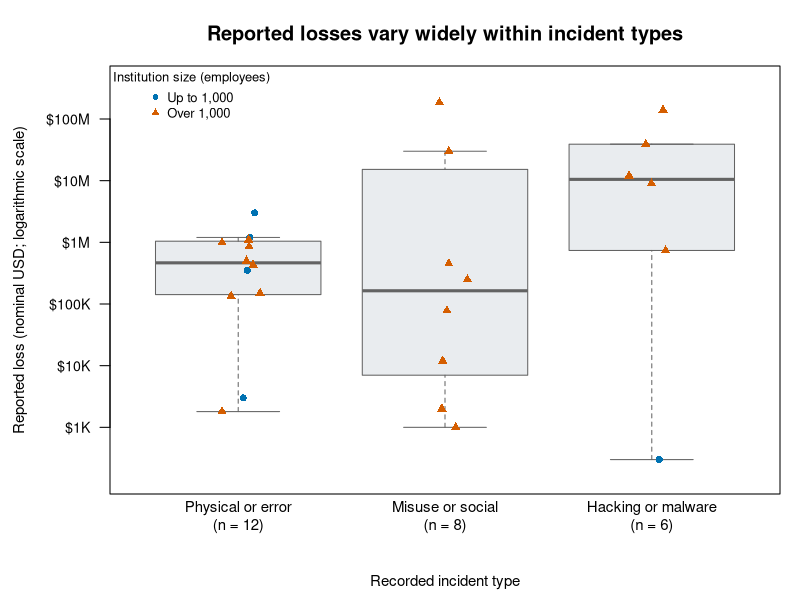

This chart was generated by the following R code:
## ---- chunk 1
#| label: data-check
# Source: vz-risk/VCDB, commit f6f98c00f66ab35f5b49977a5852ce94a5bb31d1.
# All 61 finance-and-insurance records with a positive overall loss.
# These are source fields, not simulated data. Adapted data: CC BY-SA 4.0.
loss_snapshot <- read.csv(text = 'incident_id,year,employee_count,loss_amount,currency,hacking,malware,misuse,social,physical,error
0225B675-ECA9-4052-A1AB-0C65F7E2882D,2016,Over 100000,150000,USD,0,0,0,0,1,0
0E3A7E6B-5650-487F-BF8A-0FA590A87ED9,2012,Unknown,900000,,1,1,0,1,0,0
0ff48230-073b-11ec-bbb9-7de9addd16c3,2020,Small,1300000,EUR,1,0,0,0,0,0
138A8E69-1162-4393-B924-BD5E22164F17,2007,10001 to 25000,980000,GBP,0,0,0,0,1,0
1AD85AB2-E09D-4170-9B2C-9CF36A6A84DA,2013,Over 100000,1300000,GBP,0,0,0,1,1,0
1C06FF20-8E09-413C-8173-2785FA41E0E0,2011,Unknown,32363,USD,0,0,0,0,1,0
1EA619DF-3CD1-449A-8F42-2AF824719A13,2010,Unknown,1000000,,1,0,0,0,0,0
2B6947F8-AFFA-41D2-9140-CC67CCC2FC9A,2010,11 to 100,4300000,USD,0,0,0,0,0,1
2EBB1ADC-0A84-4E7B-915C-7B794277CCC1,2014,1 to 10,300,USD,0,1,0,1,0,0
331DF63A-C160-406E-AAFD-B3BB173D6E77,2013,Unknown,8000,USD,0,0,1,0,0,0
35686FFA-7E43-43EF-AC97-3E0214C2D79F,2016,1001 to 10000,12700000,,1,0,0,0,1,0
3B8C31B2-FCC0-4F6C-8B82-2411BBC09A1D,2013,10001 to 25000,100000,THB,0,0,0,0,1,0
3C0F23D8-6996-425D-833B-DAAFFC0A71D4,2013,Large,250000,USD,0,0,0,1,1,0
3CCF0BF0-EC5D-4F41-B2A2-29EA741FBA4B,2010,11 to 100,3000000,USD,0,0,0,0,1,0
3E0E7CFE-24D7-4516-8090-3890298EB4A0,2002,1001 to 10000,450000,USD,0,0,1,0,0,0
452A1A1E-053C-46D6-8387-1227F1002793,2013,Unknown,1085208,USD,1,0,0,0,0,0
49EBCC80-43B6-46AE-8D66-04CA07AC0064,2007,1001 to 10000,140000000,USD,1,1,0,0,0,0
4C890F2B-7552-47D8-AE95-0AAA07564A25,2009,25001 to 50000,1700000,,0,0,0,0,0,1
4DCDEF62-AADE-47B0-90A7-61D5B4759E7F,2016,Unknown,102322,USD,0,0,1,1,0,0
5342D838-4127-483B-9992-177F170F53D1,2016,1001 to 10000,1000,USD,0,0,1,0,0,1
5A323F49-4F8B-45AA-A4A9-058A193649F7,2013,101 to 1000,3000,USD,0,0,0,0,1,0
6442de40-d585-11e7-af4f-6b5d4514198e,2016,Unknown,264000,USD,0,0,0,0,0,1
65942fe0-aa0c-11e8-b272-396d7fe012b7,2018,10001 to 25000,1471,,0,0,0,0,1,0
6CB53E4A-7B25-4E90-8F23-81F1849DE456,2012,1001 to 10000,850000,USD,0,0,0,0,0,1
6DE4D114-AE14-4016-8495-8E432B1FB6D7,2013,Unknown,829600,USD,0,0,1,0,0,0
7e58cfa0-b34e-11e7-9de8-4bde146bf807,2015,10001 to 25000,430000,USD,0,0,0,0,1,0
8177D05E-66D1-4487-99E2-4F13E3544091,2016,Unknown,85000,USD,0,0,0,0,1,0
85CF4254-7AB9-47CD-AE21-CA317AE8DE6D,2013,11 to 100,100000,,0,0,0,0,1,0
87B7BFD5-CFE0-43A8-8199-99F03792A5BE,2014,1 to 10,50000,,1,0,0,0,0,0
89C77A19-EBFD-4FEA-B34A-0E9F33E825D2,2012,1001 to 10000,5000000,,1,0,0,0,0,0
8ACA5990-471E-4092-928E-DB5D16755266,2011,1001 to 10000,2000,USD,0,0,1,0,0,0
8CDF65B7-940D-4731-8A6F-9F1CDC9FE278,2016,10001 to 25000,500000,USD,0,0,0,0,1,0
8E1478E5-6407-4694-9EF0-7AEA8C98F0B3,2014,Unknown,580000,,1,0,0,0,0,0
8F4508A0-EA75-4209-8E46-67D2BF949C2D,2007,1001 to 10000,12000000,USD,1,0,0,0,0,0
95FBF0F8-537A-4B2B-9614-377CC02FE3FF,2015,10001 to 25000,17300000,,1,0,0,0,0,0
98251f10-c573-11e7-bdb2-99e5dbe0676c,2016,1001 to 10000,1000000,,0,1,0,0,0,0
9DB4D353-45BB-43C8-95CD-7EC40748428C,2013,10001 to 25000,270000,THB,0,0,0,0,1,0
9EFB472D-D1D2-452C-A999-A349CA5B3795,2013,Unknown,1682205,ZAR,1,0,0,1,0,0
A9CD0944-50E8-4C90-953A-39B116A2CB7A,2015,1001 to 10000,2600000,,1,0,0,0,0,0
B0BC548B-5E1B-43F9-A0F4-6D395DDFC179,2013,Over 100000,250000,,0,0,0,0,1,0
B6B11328-10E5-46F1-ABFE-7BD4BD18118A,2013,1001 to 10000,39000000,USD,1,0,0,0,0,0
BD47CA16-5F24-4192-B1BD-BAAF5F37FF77,2010,Over 100000,185000000,USD,0,0,1,0,0,0
C48C8B46-10FD-41D1-8578-8FBD5265C1E8,2013,101 to 1000,1200000,USD,0,0,0,0,0,1
C9C5CDB4-6E80-4ACB-8101-95017D7279C4,2015,101 to 1000,350000,USD,0,0,0,0,1,0
CA7E518C-90D9-48D4-97F7-3BEA723FF3DE,2013,Over 100000,2400,,0,0,1,0,0,0
CAFD4358-4762-4027-A8C9-321592CB9D2F,2016,1001 to 10000,2000000,,1,1,0,0,1,0
CED640CF-3BB0-4F87-969C-9D52FE4E438D,2012,1001 to 10000,30000000,USD,0,0,1,0,0,0
D01ABE67-31DD-4D31-92FE-995B64AE5E98,2012,Over 100000,985000,USD,0,0,0,0,1,0
D1259A7C-C7E1-4CB3-9475-E89D353350A6,2013,1001 to 10000,134000,USD,0,0,0,0,0,1
D67D2CB4-2B0C-4C15-98AE-A3F02B405583,2011,1001 to 10000,55000,,1,0,0,0,0,0
D8780A8F-79FD-425F-B1AA-E0DDEED5435D,2013,11 to 100,40000,,1,0,0,0,0,0
E19FD70C-B8BA-4C1F-ADCF-2E6205F8B661,2012,50001 to 100000,738000,USD,1,0,1,0,0,0
E1B4CBCA-A981-45AC-9D44-E896E22F16CD,2015,1001 to 10000,9000000,USD,1,1,0,0,0,0
E678CD41-6D98-49AF-AFFF-288115D4C5DF,2013,101 to 1000,9093188,INR,1,0,0,1,0,0
EA650B9E-D168-4249-A95B-118DCD1A6FE0,2013,1001 to 10000,1800,USD,0,0,0,0,1,0
F13DCF9E-82EB-428E-BED0-F0B69DE41328,2013,1001 to 10000,40000000,,1,0,0,0,0,0
F1738847-66E8-4A29-AFB8-E19D0B445B30,2013,10001 to 25000,77777,USD,0,0,1,0,0,0
F61D6C46-14A7-42B2-8AD4-3808270BF631,2014,Over 100000,250000000,USD,1,1,0,1,0,0
FE435E44-C696-49B9-85B3-CC86A98EC4D9,2013,Over 100000,12000,USD,0,0,0,1,0,0
a86fcc60-a625-11e8-b17d-c5c01e287634,2018,101 to 1000,7500,,0,0,0,0,1,0
e7a45930-eead-11e7-b683-c1703914e4a4,2013,Large,1100000,USD,0,0,0,0,1,0',
                          stringsAsFactors = FALSE,
                          na.strings = c("", "Unknown"))

usd <- subset(loss_snapshot, !is.na(currency) & currency == "USD")
complete <- usd[complete.cases(usd[c("year", "employee_count")]), ]
excluded_ids <- c(
  "F61D6C46-14A7-42B2-8AD4-3808270BF631", # Annual security budget.
  "2B6947F8-AFFA-41D2-9140-CC67CCC2FC9A"  # Fine unrelated to disclosure.
)
analysis <- complete[!complete$incident_id %in% excluded_ids, ]

small_codes <- c("1 to 10", "11 to 100", "101 to 1000", "Small")
analysis$size <- factor(
  ifelse(analysis$employee_count %in% small_codes,
         "Up to 1,000", "Over 1,000"),
  levels = c("Up to 1,000", "Over 1,000")
)
analysis$type <- factor(
  ifelse(analysis$hacking == 1 | analysis$malware == 1,
         "Hacking or malware",
         ifelse(analysis$misuse == 1 | analysis$social == 1,
                "Misuse or social", "Physical or error")),
  levels = c("Physical or error", "Misuse or social", "Hacking or malware")
)
analysis$year_c <- analysis$year - 2013
analysis$log_loss <- log(analysis$loss_amount)

stopifnot(nrow(loss_snapshot) == 61, ncol(loss_snapshot) == 11,
          nrow(usd) == 35, nrow(complete) == 28, nrow(analysis) == 26,
          !anyDuplicated(analysis$incident_id),
          all(is.finite(analysis$log_loss)))

knitr::kable(data.frame(
  Check = c("Embedded loss records", "Source fields", "USD records",
            "Complete USD records", "Final analysis records",
            "Up to 1,000 employees", "Over 1,000 employees"),
  Value = c(nrow(loss_snapshot), ncol(loss_snapshot), nrow(usd),
            nrow(complete), nrow(analysis),
            sum(analysis$size == "Up to 1,000"),
            sum(analysis$size == "Over 1,000"))
), align = c("l", "r"))
## ---- chunk 2
#| label: fig-loss-by-type
#| fig-width: 8
#| fig-height: 4.8
#| fig-dpi: 160
#| fig-cap: "Reported losses for the 26 retained incidents. Each point is one record. The vertical axis uses a logarithmic scale. Boxes show the middle half of each group and lines mark medians."
#| fig-alt: "Losses range from 300 to 185 million US dollars. Hacking or malware has the highest sample median, but losses vary widely within groups. Five incidents involve institutions with up to 1,000 employees and 21 involve larger institutions."

palette <- c("#0072B2", "#D55E00")
par(mar = c(5.3, 5.5, 3.3, 1))
boxplot(loss_amount ~ type, data = analysis, log = "y",
        outline = FALSE, xaxt = "n", yaxt = "n",
        col = "#E9ECEF", border = "#636363",
        ylim = c(150, 4e8), xlab = "", ylab = "",
        main = "Reported losses vary widely within incident types")
axis(1, at = 1:3,
     labels = c("Physical or error\n(n = 12)",
                "Misuse or social\n(n = 8)",
                "Hacking or malware\n(n = 6)"),
     tick = FALSE, cex.axis = 0.9)
axis(2, at = c(1e3, 1e4, 1e5, 1e6, 1e7, 1e8),
     labels = c("$1K", "$10K", "$100K", "$1M", "$10M", "$100M"),
     las = 1, cex.axis = 0.85)
mtext("Reported loss (nominal USD; logarithmic scale)", side = 2,
      line = 4.1, cex = 0.9)
mtext("Recorded incident type", side = 1, line = 3.8, cex = 0.9)
set.seed(330)
points(jitter(as.numeric(analysis$type), amount = 0.12),
       analysis$loss_amount,
       col = palette[as.numeric(analysis$size)],
       pch = c(16, 17)[as.numeric(analysis$size)], cex = 0.95)
legend("topleft", legend = levels(analysis$size),
       col = palette, pch = c(16, 17), bty = "n",
       title = "Institution size (employees)", cex = 0.78)
medians <- tapply(analysis$loss_amount, analysis$type, median)
## ---- chunk 3
#| label: baseline
baseline <- lm(log_loss ~ type + size + year_c, data = analysis)
ci <- confint(baseline, level = 0.95)
terms <- c("typeMisuse or social", "typeHacking or malware",
           "sizeOver 1,000", "year_c")
results <- data.frame(
  Comparison = c("Misuse/social vs. physical/error",
                 "Hacking/malware vs. physical/error",
                 "Over 1,000 vs. up to 1,000 employees",
                 "One year later"),
  `Loss ratio` = exp(coef(baseline)[terms]),
  `95% CI lower` = exp(ci[terms, 1]),
  `95% CI upper` = exp(ci[terms, 2]),
  check.names = FALSE, row.names = NULL
)
knitr::kable(results, digits = 2, align = c("l", "r", "r", "r"))
cat(sprintf("\nObservations: %d. Residual degrees of freedom: %d. R-squared: %.3f.\n",
            nobs(baseline), df.residual(baseline),
            summary(baseline)$r.squared))
size_ratio <- exp(coef(baseline)["sizeOver 1,000"])
size_ci <- exp(ci["sizeOver 1,000", ])
